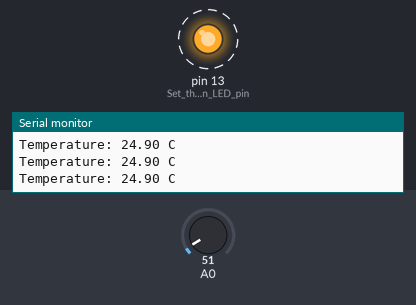
The sketch below on a simulated Arduino Uno, built with avr-gcc and run on an emulated ATmega328P. On the bench: output pins drawn as LEDs (lit = HIGH), the last lines printed to the serial monitor. Dashed ring = blinking. The inputs (shaded band) are chosen by the test bench; at power-on: A0 = 51.

Above: at 0.88 s.
1.3 s: A0 set to 71
At 2.6 s:
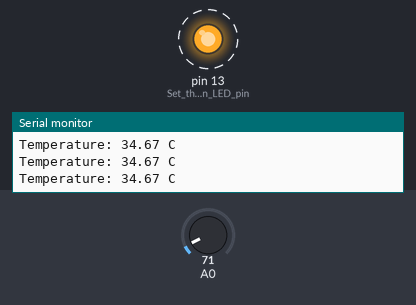
4.3 s: A0 set to 22
At 4.9 s:
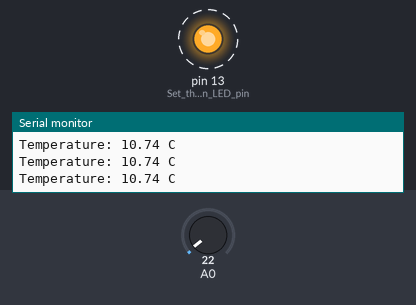
7.3 s: A0 set to 18
Timing chart, 0 to 16.3 s (numbered marks = the images above; inputs shaded):
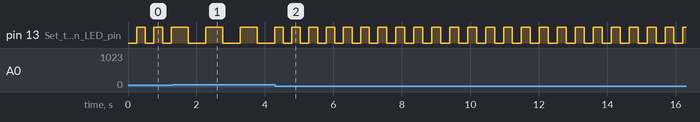

The sketch:

arduino_with_lm35_sensor1.ino
```cpp
// Define constants for temperature thresholds
const int TEMP_THRESHOLD_LOW = 30; // Temperature threshold below which LED blinks faster
const int TEMP_THRESHOLD_HIGH = 30; // Temperature threshold above which LED blinks slower

// Define variables to hold temperature sensor reading and LED state
int sensorValue = 0;
int ledState = LOW;

// Define variables to keep track of time
unsigned long previousMillis = 0;
const long intervalLowTemp = 250; // Blink interval for low temperature
const long intervalHighTemp = 500; // Blink interval for high temperature

void setup() {
  pinMode(LED_BUILTIN, OUTPUT); // Set the built-in LED pin as an output
  Serial.begin(9600); // Initialize serial communication for debugging
}

void loop() {
  // Read the analog value from the LM35 temperature sensor
  sensorValue = analogRead(A0);

  // Convert the analog value to temperature in Celsius
  float temperatureC = (sensorValue * 5.0 * 100.0) / 1024.0;

  // Print the temperature for debugging
  Serial.print("Temperature: ");
  Serial.print(temperatureC);
  Serial.println(" C");

  // Check if the temperature is below the low threshold
  if (temperatureC < TEMP_THRESHOLD_LOW) {
    // Blink the LED at a faster interval
    blinkLED(intervalLowTemp);
  }
  // Check if the temperature is above the high threshold
  else if (temperatureC > TEMP_THRESHOLD_HIGH) {
    // Blink the LED at a slower interval
    blinkLED(intervalHighTemp);
  }
}

void blinkLED(long interval) {
  unsigned long currentMillis = millis(); // Get the current time

  // Check if it's time to toggle the LED
  if (currentMillis - previousMillis >= interval) {
    // Save the last time the LED was toggled
    previousMillis = currentMillis;

    // Toggle the LED state
    if (ledState == LOW) {
      ledState = HIGH;
    } else {
      ledState = LOW;
    }

    // Apply the new LED state
    digitalWrite(LED_BUILTIN, ledState);
  }
}
```

Measured:
- after the input at 1.3 s, pin 13 (Set_the_built-in_LED_pin): alternates HIGH for 0.50 s and LOW for 0.50 s, starting after 0.46 s
- after the input at 4.3 s, pin 13 (Set_the_built-in_LED_pin): alternates HIGH for 0.25 s and LOW for 0.25 s, starting after 0.23 s
- by itself, pin 13 (Set_the_built-in_LED_pin): alternates HIGH for 0.25 s and LOW for 0.25 s
